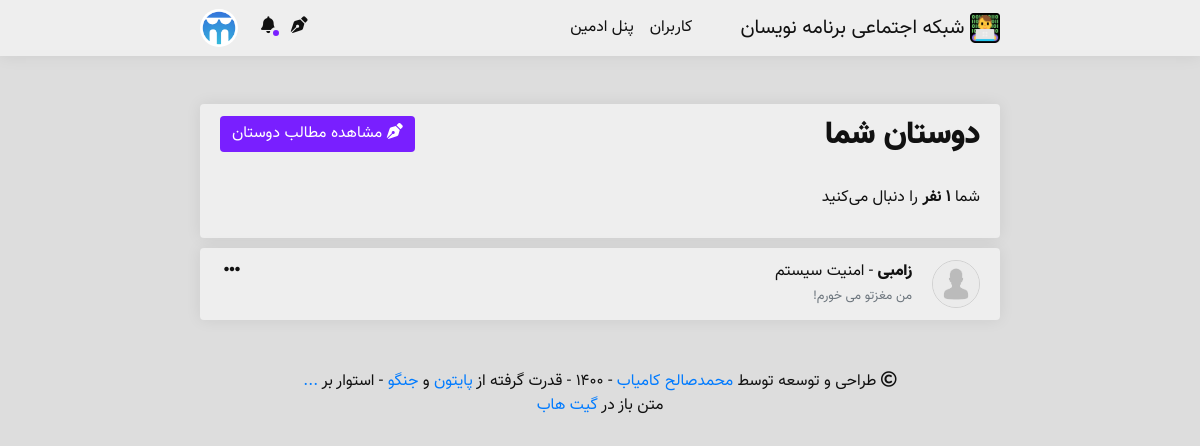
The app's page /user/friends/?page=1/ (signed in) with its own data.
### main/models.py (models this page shows, shortened)
class Person(models.Model):
    YEARS = []
    for year in range(1330, 1395):
        YEARS.append((str(year), str(year)),)
    YEARS = tuple(YEARS)
    user = models.OneToOneField(
        User,
        on_delete=models.CASCADE,
        null=True,
        verbose_name='کاربر'
    )
    username = models.CharField(
        max_length=50,
        verbose_name='نام کاربری'
    )
    avatar = models.ImageField(
        upload_to='avatars/',
        blank=True,
        verbose_name='آواتار'
    )
    name = models.CharField(
        max_length=50,
        verbose_name='نام'
    )
    public_email = models.CharField(
        max_length=100,
        null=True,
        blank=True,
        verbose_name='پست الکترونیک'
    )
    mobile = models.CharField(
        max_length=11,
        null=True,
        blank=True,
        verbose_name='شماره تماس'
    )
    description = models.CharField(
        max_length=200,
        null=True,
        blank=True,
        verbose_name='توضیحات'
    )
    year_of_born = models.CharField(
        max_length=4,
        choices=YEARS,
        null=True,
        blank=True,
        verbose_name='سال تولد'
    )
    gender = models.CharField(
        max_length=10,
        null=True,
        blank=True,
        verbose_name='جنسیت'
    )
    join_time = jmodels.jDateTimeField(
        default=timezone.now,
        verbose_name='زمان عضویت'
    )
    work = models.CharField(
        max_length=50,
        null=True,
        blank=True,
        verbose_name='تخصص'
    )
    skills = models.ManyToManyField(
        'Skill',
        blank=True,
        verbose_name='مهارت‌ها'
    )
    rezome = models.TextField(
        default='',
        null=True,
        blank=True,
        verbose_name='رزومه'
    )
    liked_posts = models.ManyToManyField(
        'Post',
        blank=True,
        verbose_name='لایک‌ها'
    )
    viewed_posts = models.ManyToManyField(
        'Post',
        related_name='views_post',
        blank=True,
        verbose_name='مطالب مشاهده شده'
    )
    following = models.ManyToManyField(
        'Person',
        blank=True,
        verbose_name='دنبال شوندگان'
    )
    len_following = models.CharField(
        max_length=10,
        default=0,
        verbose_name='تعداد دنبال شوندگان'
    )
    followers = models.ManyToManyField(
        'Person',
        related_name='folllowers',
        blank=True,
        verbose_name='دنبال کنندگان'
    )
    len_followers = models.CharField(
        max_length=10,
        default=0,
        verbose_name='تعداد دنبال کنندگان'
    )
    github = models.URLField(
        null=True,
        blank=True,
        verbose_name='گیت هاب'
    )
    gitlab = models.URLField(
        null=True,
        blank=True,
        verbose_name='گیت لب'
    )
    stackowerflow = models.URLField(
        null=True,
        blank=True,
        verbose_name='استک اورفلو'
    )
    linkedin = models.URLField(
        null=True,
        blank=True,
        verbose_name='لینکدین'
    )
    dev = models.URLField(
        null=True,
        blank=True,
        verbose_name='جامعه دِو'
    )
    website = models.URLField(
        null=True,
        blank=True,
        verbose_name='وبسایت'
    )
    class Meta:
        verbose_name = 'فرد'
        verbose_name_plural = 'افراد'

### persons/views.py (the view)
# urls.py: path('friends/?page=<int:page>/', views.friends, name = 'friends'),
@login_required
def friends(request, page):
    authenticated_user = get_authenticated_user(request)
    paginate = Paginator(authenticated_user.following.all(), 3)
    context = {
        'authenticated_user': authenticated_user,
        'new_notifications': get_new_notifications(authenticated_user),
        'persons': paginate.page(page),
        'current_url': str('/user/friends/%3Fpage=1/').replace('/', '%2F'),
    }
    return render(request, 'person/friends/list.html', context)

### main/functions.py (called while the page is built)
def get_authenticated_user(request):
    if request.user.is_authenticated:
        return Person.objects.get(username=request.user.username)
    return None

def get_new_notifications(authenticated_user):
    if authenticated_user is not None:
        return len(
            Notification.objects.filter(
                givver=authenticated_user,
                done=False
            )
        )
    return 0

### media/template/person/friends/list.html (shortened to what this page needs)
{% extends 'main.html' %}
{% load jformat %}
{% load static %}
{% block body %}
<div class="body  border-gray">
    <div class="btn-group-vertical" style="float: left; text-align: left; align-items: flex-end;">
        <a href="{% url 'person:friends_posts' 1 %}"><button type="button" class="btn btn-primary  border-gray" style="float: left; margin-bottom: 10px;"><i class="fas fa-pen-nib"></i> مشاهده مطالب دوستان</button></a>
    </div>
    <h2>دوستان شما</h2><br/>
    <p>شما <strong>{{ authenticated_user.len_following }} نفر</strong> را دنبال می‌کنید</p>
</div>
<ul class="infinite-container" style="list-style-type: none; padding-right: 0;">
    {% for person in persons.object_list %}
        <li class="infinite-item">
            <div class="body  border-gray">
                <div class="dropdown">
                    <a class="text-muted" type="button">
                        <p class="options"><i class="options fas fa-ellipsis-h"></i></p>
                    </a>
                </div>
                <div style="display: table;">
                    <div style="display: inline-block;">
                        <a href="{% url 'person:profile_detail' person.username %}">
                            {% if person.avatar.url != None %}
                                <img class="avatar border-gray " src="{{ person.avatar.url }}" width="48px" height="48px" class=" border-gray" style="border-style: solid; border-width: 1px;">
                            {% else %}
                                <img class="avatar  border-gray" type="button" src="/cloud/avatars/default_avatar.png/" width="48px" height="48px" style="border-style: solid; border-width: 1px;">
                            {% endif %}
                        </a>
                    </div>
                    <div style="display: table-cell; vertical-align: middle; padding-right: 20px;">
                        <p style="margin-bottom: 0;">
                            <a class="person-name" href="{% url 'person:profile_detail' person.username %}">
                                {{ person.name }}
                            </a>
                            {% if person.work != None %}
                                - {{ person.work }}
                            {% endif %}
                        </p>
                        {% if person.description != None %}
                            <small class="text-muted">{{ person.description }}</small>
                        {% endif %}
                    </div>
                </div>
            </div>
        </li>
    {% endfor %}
</ul>
<br/>
{% endblock %}

### media/template/partials/navigation.html (shortened to what this page needs)
{% load static %}
<nav class="navbar navbar-expand-lg navbar-light  border-gray">
    <div class="wrp">
    <a class="navbar-brand" href="{% url 'index' %}">
        <img src="{% static 'img/programmers-social_logo.svg' %}" width="30" height="30" class="programmers-social_logo d-inline-block align-top" alt="شبکه اجتماعی برنامه نویسان" loading="lazy">
        شبکه اجتماعی برنامه نویسان
    </a>
    <div class="collapse navbar-collapse" id="navbarText">
        <ul class="navbar-nav mr-auto">
            <li class="nav-item">
                <a class="nav-link" href="{% url 'person:all_persons' 1 %}">کاربران</a>
            </li>
            {% if perms.admin %}
                <li class="nav-item">
                    <a class="nav-link" href="/admin/">پنل ادمین</a>
                </li>
            {% endif %}
        </ul>
    </div>
    <form class="form-inline">
        {% if user.is_authenticated %}
        <div class="tooltip" style="margin-left: 15px;">
            <a class="notification my-2" href="{% url 'person:post:new_post' %}"><i class="fas fa-pen-nib"></i></a>
        </div>
            <a href="{% url 'person:profile_detail' user.username %}">
                {% if new_notifications != 0 %}
                    <div class="tooltip" style="margin-left: 15px;">
                        <a class="notification" href="{% url 'person:new_notifications' %}">
                            <span><i class="fas fa-bell"></i>
                            <span class="badge badge-light badge-notif animated infinite flash" id="hover-category"> </span>
                        </a>
                    </div>
                {% else %}
                    <div class="tooltip" style="margin-left: 15px;">
                        <a class="notification" href="{% url 'person:all_notifications' 1 %}"><i class="fas fa-bell"></i></a>
                        <span class="tooltiptext">خبری نیست</span>
                    </div>
                {% endif %}
            </a>
            <div class="dropdown">
                <a>
                    {% if authenticated_user.avatar.url != None %}
                        <img class="avatar mr-sm-2" type="button" src="{{ authenticated_user.avatar.url }}" width="38px" height="38px">
                    {% else %}
                        <img class="avatar mr-sm-2" type="button" src="/cloud/avatars/default_avatar.png/" width="38px" height="38px">
                    {% endif %}
                </a>
            </div>
        {% endif %}
    </form></div>
</nav>

### media/static/css/style.css (style rules this page uses)
:root { --primary: #791FFF; --primary-hover: #5115aa; --primary-shadow: #791FFF50; --dark: #111; --body-background: #ddd; --light: #eee; --light-hover: #fff; --border-color: rgba(0, 0, 0, 0.125); }
body { font-family: Vazir FD; text-align: right; background: var(--body-background); color: var(--dark) }
h1, h2, h3, h4, h5, h6 { font-family: Vazir Black FD; }
.wrp { margin: auto; width: 800px; display: inherit; }
.body { border-radius: .25rem; padding: .75rem 1.25rem; background-color: var(--light); box-shadow: 0 0 1rem 0 rgba(0, 0, 0, .075); width: 100%; margin-bottom: 10px; overflow-wrap: break-word; }
.body img { max-width: 100%; border-radius: .25rem; margin-top: .75rem; margin-bottom: .75rem; }
a, p, img, h1, h2, h3, h4, h5, h6 { transition: .3s; color: var(--dark); text-decoration: none !important; }
a { color: #007bff; }
.person-name { font-family: Vazir Black FD; text-decoration: none; color: var(--dark); }
.avatar { max-width: unset !important; border-radius: 100% !important; margin-top: 0 !important; margin-bottom: 0 !important; }
.options { margin-bottom: 0; padding-left: 2px; padding-right: 5px; }
.navbar-brand { margin-right: 0; }
.btn-primary { color: #fff; background-color: var(--primary) !important; border-color: var(--primary) !important; }
.mr-auto, .mx-auto { margin-left: auto !important; margin-right: 0 !important; }
.navbar { position: sticky; top: 0; z-index: 999; border-bottom: 1px solid rgba(0, 0, 0, .125); background-color: var(--light); color: var(--dark); box-shadow: 0 0 1rem 0 rgba(0, 0, 0, .075); }
.navbar-light .navbar-brand { color: var(--dark); }
.navbar-light .navbar-nav .nav-link { color: var(--dark); }
.notification { color: var(--dark); font-size: larger; }
.badge-light { background: var(--light-hover); color: var(--dark); float: left; font-size: 1em; font-weight: lighter; }
.badge-notif { position: absolute; bottom: 2px; right: -6px; padding: 3px; border-radius: 50%; width: auto; height: auto; background: var(--primary); border: 3px solid var(--light); }
.border-gray { border-color: var(--border-color); border-width: 0; }
@media (min-width: 924px) { .navbar-expand-lg .navbar-collapse { display: -ms-flexbox !important; display: flex !important; -ms-flex-preferred-size: auto; flex-basis: auto; } }
@media (min-width: 924px) { .navbar-expand-lg .navbar-nav { -ms-flex-direction: row; flex-direction: row; } }
@media (min-width: 924px) { .navbar-expand-lg .navbar-nav .nav-link { padding-right: .5rem; padding-left: .5rem; } }
.mr-sm-2, .mx-sm-2 { margin-right: .5rem!important; }
.dropdown { position: relative; float: left; direction: ltr; }
.tooltip { position: relative; display: inline-block; opacity: 1; z-index: 1; }
html { scroll-behavior: smooth; }

### records on screen
Person: avatar (picture)
Person: name "زامبی", work "امنیت سیستم", description "من مغزتو می خورم!"
